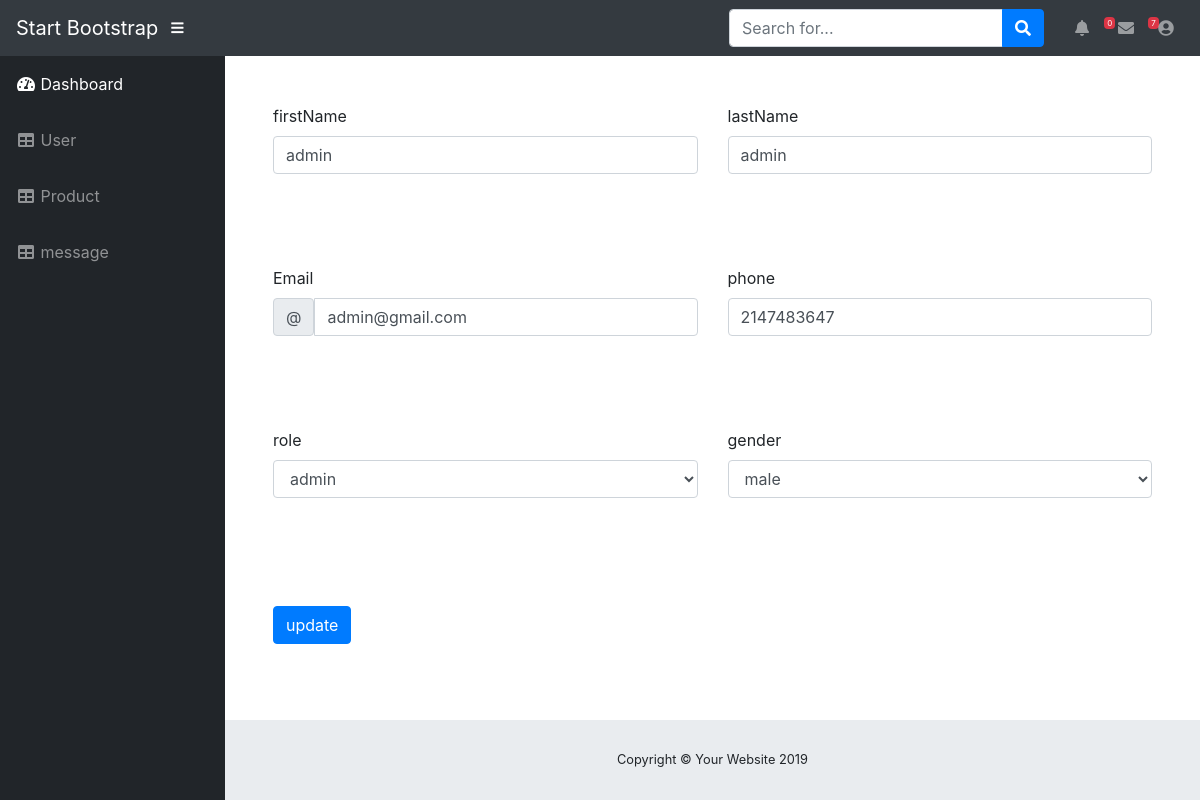
Page /edit.php?id=1 (signed in) on the committed database.
### tables this page shows
CREATE TABLE `user` (
  `id` int(11) NOT NULL,
  `firstName` varchar(50) NOT NULL,
  `lastName` varchar(50) NOT NULL,
  `email` varchar(50) NOT NULL,
  `password` varchar(500) NOT NULL,
  `confirmPassword` varchar(500) NOT NULL,
  `phone` int(20) NOT NULL,
  `role` enum('user','admin') NOT NULL,
  `gender` enum('male','female') NOT NULL
);

### edit.php (the view, shortened to what this page needs)
<?php
require "style/nav.php";
require "style/sidebar.php";
require "connect.php";
$id = $_GET["id"];
$query = "SELECT `firstName`, `lastName`, `email`, `phone`, `role`, `gender` FROM `user` WHERE id = '$id'";
$result = mysqli_query($connect, $query);
$user = mysqli_fetch_assoc($result);
?>
<form action="handel_update.php?id=<?php echo $id ?>" method="POST" class="row g-3 p-5">
    <div class="col-md-6">
        <label for="validationDefault01" class="form-label"> firstName</label>
        <input type="text" name="firstName" value="<?php echo $user["firstName"] ?>" class="form-control"
            id="validationDefault01">
    </div>
    <div class="col-md-6">
        <label for="validationDefault01" class="form-label"> lastName</label>
        <input type="text" name="lastName" value="<?php echo $user["lastName"] ?>" class="form-control"
            id="validationDefault01">
    </div>
    <div class="col-md-6">
        <label for="validationDefaultUsername" class="form-label">Email</label>
        <div class="input-group">
            <span class="input-group-text" id="inputGroupPrepend2">@</span>
            <input type="text" name="email" value="<?php echo $user["email"] ?>" class="form-control"
                id="validationDefaultUsername" aria-describedby="inputGroupPrepend2">
        </div>
    </div>
    <br>
    <div class="col-md-6">
        <label for="validationDefaultUsername" class="form-label">phone</label>
        <div class="input-group">
            <input type="text" name="phone" value="<?php echo $user["phone"] ?>" class="form-control"
                id="validationDefaultUsername" aria-describedby="inputGroupPrepend2">
        </div>
    </div>
    <div class="col-md-6 ">
        <label for="validationDefault04" class="form-label ">role</label>
        <select name="role" class="form-control" id="validationDefault04">
            <option <?php echo ($user["role"]) == "admin" ? "selected" : ""; ?> value="admin">admin</option>
        </select>
    </div>
    <div class="col-md-6 ">
        <label for="validationDefault04" class="form-label">gender</label>
        <select class="form-control" name="gender" id="validationDefault04">
            <option <?php echo ($user["gender"]) == "male" ? "selected" : ""; ?> value="male">male</option>
        </select>
    </div>
    <div class="col-12 mt-3">
        <button name="update" class="btn btn-primary" type="submit">update</button>
    </div>
</form>
<?php
require "style/footer.php";
?>

### rows in the picture
user: firstName "admin", lastName "admin", email "admin@gmail.com", phone "2147483647", role "admin", gender "male"

### other values in the picture
$num_ms "0"
